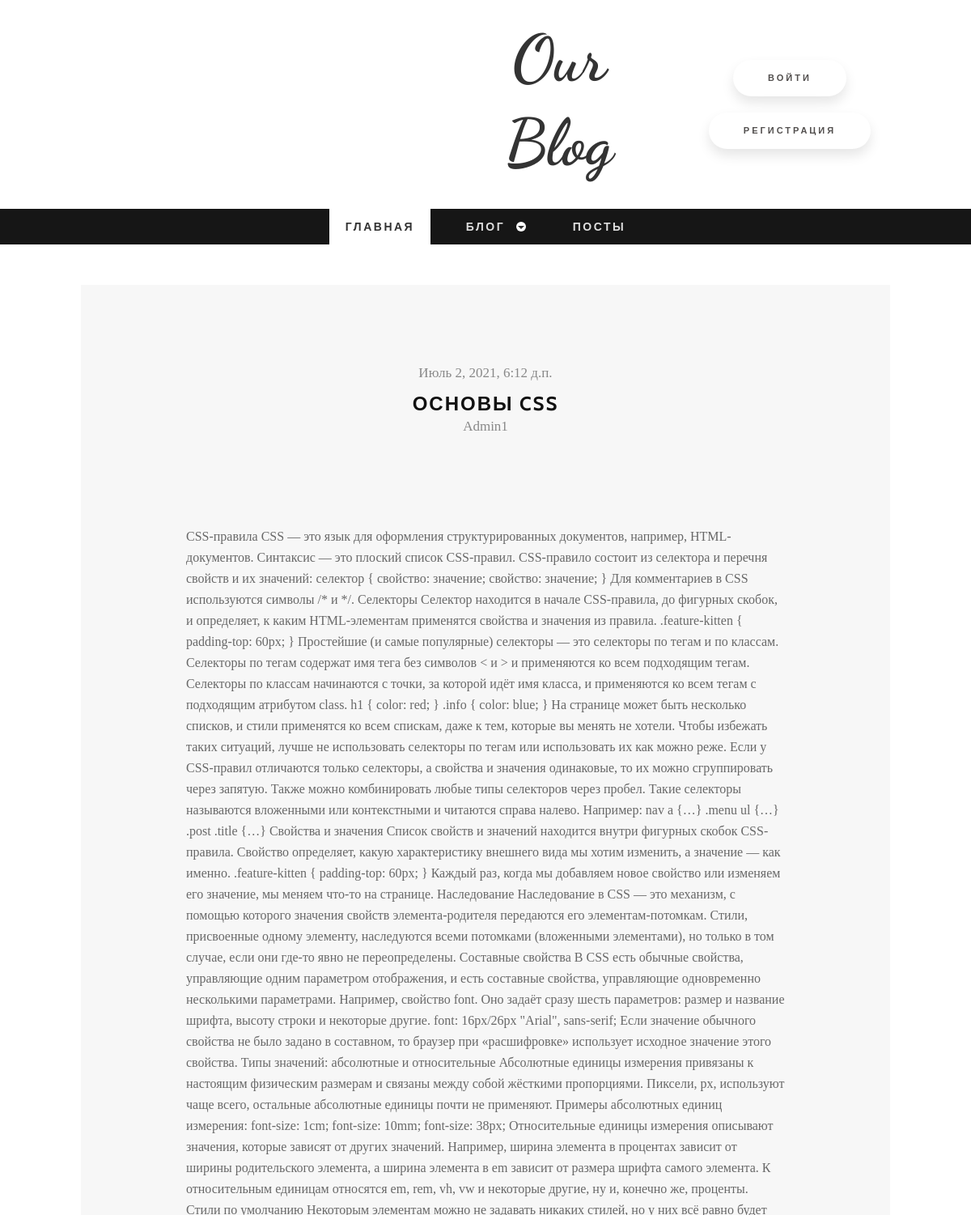
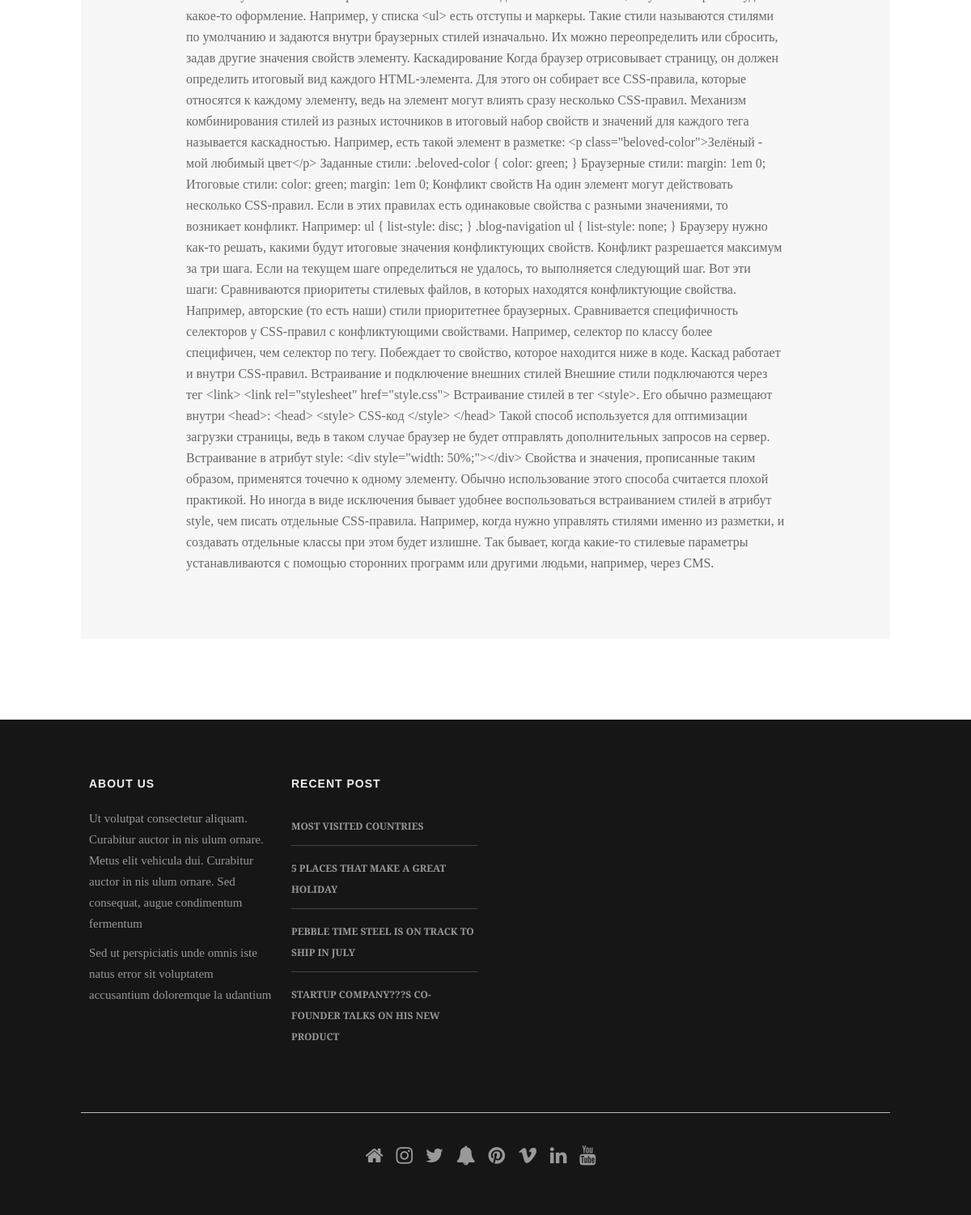
The page /posts/4 on the database its author committed (2 pictures, top to bottom).
### project/models.py (models this page shows)
class Record(models.Model):
    title = models.CharField('Название', max_length=150)
    message = models.TextField('Запись')
    date = models.DateTimeField('Дата', default=timezone.now)
    author = models.ForeignKey(User, verbose_name='Автор', on_delete=models.CASCADE)
    photo = models.ImageField('Фото', default='', upload_to='photos/')
    class Meta():
        verbose_name = 'Запись'
        verbose_name_plural = 'Записи'

### project/views.py (the view)
# urls.py: path('posts/<int:pk>', v.DetailShow.as_view(), name='postdetails'),
class DetailShow(DetailView):
    model = Record
    template_name = 'project/single.html'
    context_object_name = 'text'
    def get_context_data(self, **kwargs):
        context = super(DetailShow, self).get_context_data(**kwargs)
        context['title'] = 'Посты'
        return context

### project/templates/project/single.html (shortened to what this page needs)
{% extends 'project/templ.html' %}
{% load static %}
		{% block posts %}
			<div class="wrap-container">
				<div id="main-content">
					<div class="wrap-content">
						<div class="row">
							<article class="single-post zerogrid">
								<div class="row wrap-post">
									<div class="entry-header">
										<span class="time"> {{ text.date }} </span>
										<h2 class="entry-title"><a href="#"> {{ text.title }} </a></h2>
										<span class="time"> {{ text.author }} </span>
									</div>
									<div class="entry-content">
										<div class="excerpt"><p> {{ text.message }} </p></div>
									</div>
								</div>
							</article>
						</div>
					</div>
				</div>
			</div>
		{% endblock %}

### project/static/blog/css/zerogrid.css (style rules this page uses)
.zerogrid { width: 1000px; position: relative; margin: 0 auto; padding: 0px; }
.zerogrid:after { content: "\0020"; display: block; height: 0; clear: both; visibility: hidden; }
.zerogrid .row:before,.row:after { content: '\0020'; display: block; overflow: hidden; visibility: hidden; width: 0; height: 0; }
.zerogrid .row:after { clear: both; }
.zerogrid .row { zoom: 1; }

### project/static/blog/css/style.css (style rules this page uses)
a,abbr,acronym,address,applet,article,aside,audio,b,blockquote,big,body,center,canvas,caption,cite,code,command,datalist,dd,del,details,dfn,dl,div,dt,em,embed,fieldset,figcaption,figure,font,footer,form,h1,h2,h3,h4,h5,h6,header,hgroup,html,i,iframe,img,ins,kbd,keygen,label,legend,li,meter,nav,object,ol,output,p,pre,progress,q,s,samp,section,small,span,source,strike,strong,sub,sup,table,tbody,tfoot,thead,th,tr,tdvideo,tt,u,ul,var { background:transparent;border:0 none;font-size:100%;margin:0;padding:0;border:0;outline:0;vertical-align:top; }
article, aside, audio, canvas, command, datalist, details, embed, figcaption, figure, footer, header, hgroup, keygen, meter, nav, output, progress, section, source, video { display:block; }
* { -webkit-box-sizing: border-box; -moz-box-sizing: border-box; box-sizing: border-box; }
html { -webkit-text-size-adjust: none; }
a { color: #333;text-decoration: none; }
h1, h2 { font-size: 25px;line-height: 30px; }
h1, h2, h3, h4, h5, h6 { clear: both;hyphens: auto; color: #000;line-height: 1.2;font-family: 'Montserrat', sans-serif;letter-spacing: 1px; }
p { margin: 10px 0; }
.post:after, .post:before, article:after, article:before, section:after, section:before { clear: both; content: '\0020'; display: block; visibility: hidden; width: 0; height: 0; }
html, body { width:100%; padding:0; margin:0; }
body { font: 16px/26px Arial, Helvetica, sans-serif;font-family: 'Crimson Text', serif;background: #fff; }
#main-content .wrap-content { padding: 50px 0; }
.single-post .wrap-post, .comments-are { background: #f7f7f7;padding:30px; position: relative; }
.single-post .wrap-post { margin-bottom: 50px; }
article { background: #ffffff; color: #3F3F3F; margin-bottom: 40px;padding-bottom: 10px; }
article:after, article:before { clear: both; content: '\0020'; display: block; visibility: hidden; width: 0; height: 0; }
article .entry-header { text-align: center; }
article.single-post .entry-header { padding: 40px 0; }
article.single-post .entry-header h2.entry-title { font-family: 'Cabin', Helvetica, sans-serif;font-size: 24px;font-weight: bold;line-height: 30px;color: #111;letter-spacing: 2px;margin: 0;text-transform: uppercase; }
article.single-post .entry-header h2.entry-title a { color: #111;margin: 0; }
article .entry-header .time { font-family: "Merriweather",Georgia,serif;color: #888;font-size: 17px;padding-bottom: 10px;display: block; }
article .entry-content { padding: 40px 100px; text-align: left; }
article .entry-content p { font-size: 16px;color: #686868; }

### rows shown on the page
Record: date "Июль 2, 2021, 6:12 д.п.", title "ОСНОВЫ CSS", author "Admin1", message "CSS-правила CSS — это язык для оформления структурированных документов, например, HTML- документов. Синтаксис — это плоский список CSS-правил. CSS-правило состоит из селектора и перечня свойств и их значений: селектор { свойство: значение; свойство: значение; } Для комментариев в CSS используются символы /* и */. Селекторы Селектор находится в начале CSS-правила, до фигурных скобок, и определяет, к каким HTML-элементам применятся свойства и значения из правила. .feature-kitten { padding-top: 60px; } Простейшие (и самые популярные) селекторы — это селекторы по тегам и по классам. Селекторы по тегам содержат имя тега без символов < и > и применяются ко всем подходящим тегам. Селекторы по…"
